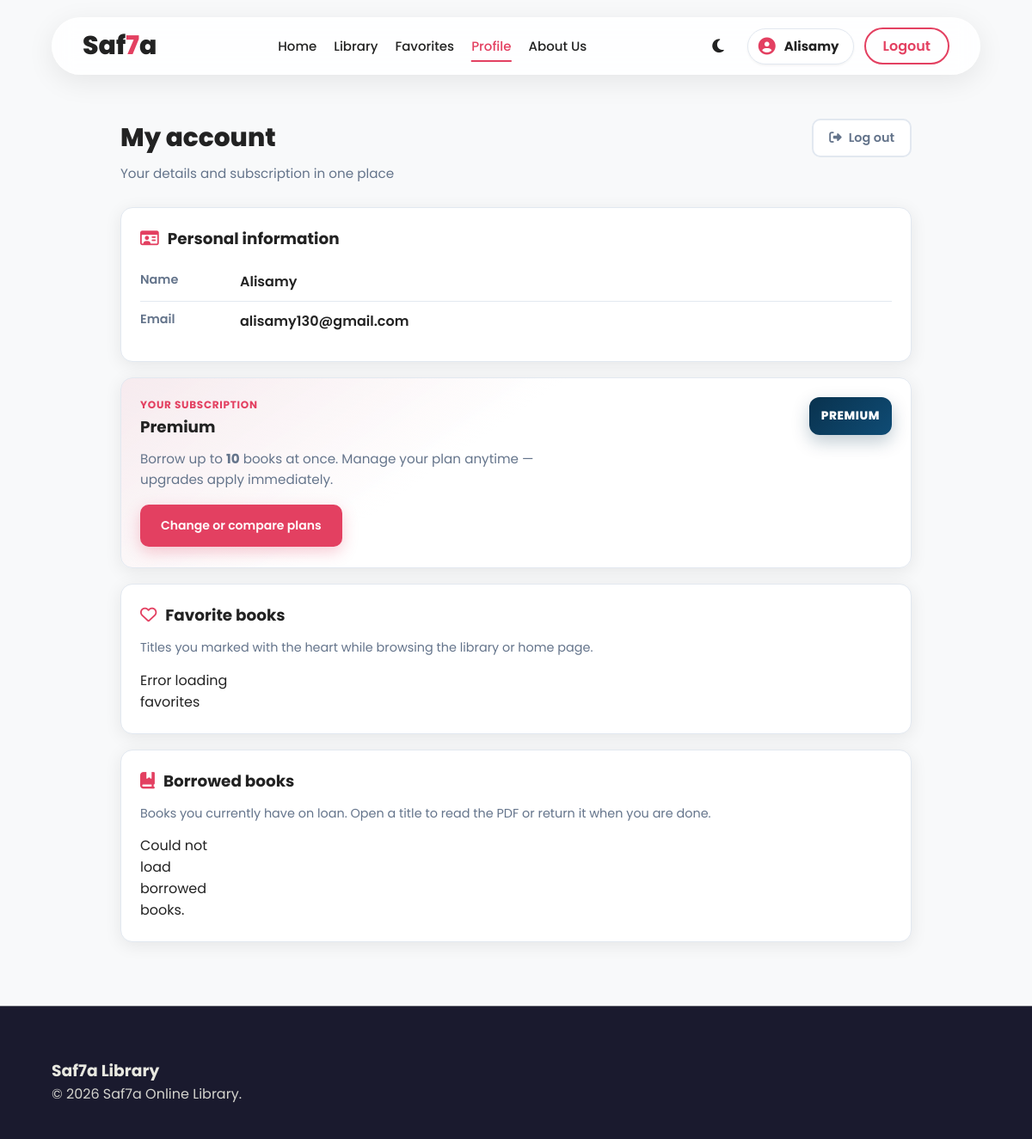
The page /profile/ (signed in) on the database as committed earlier.
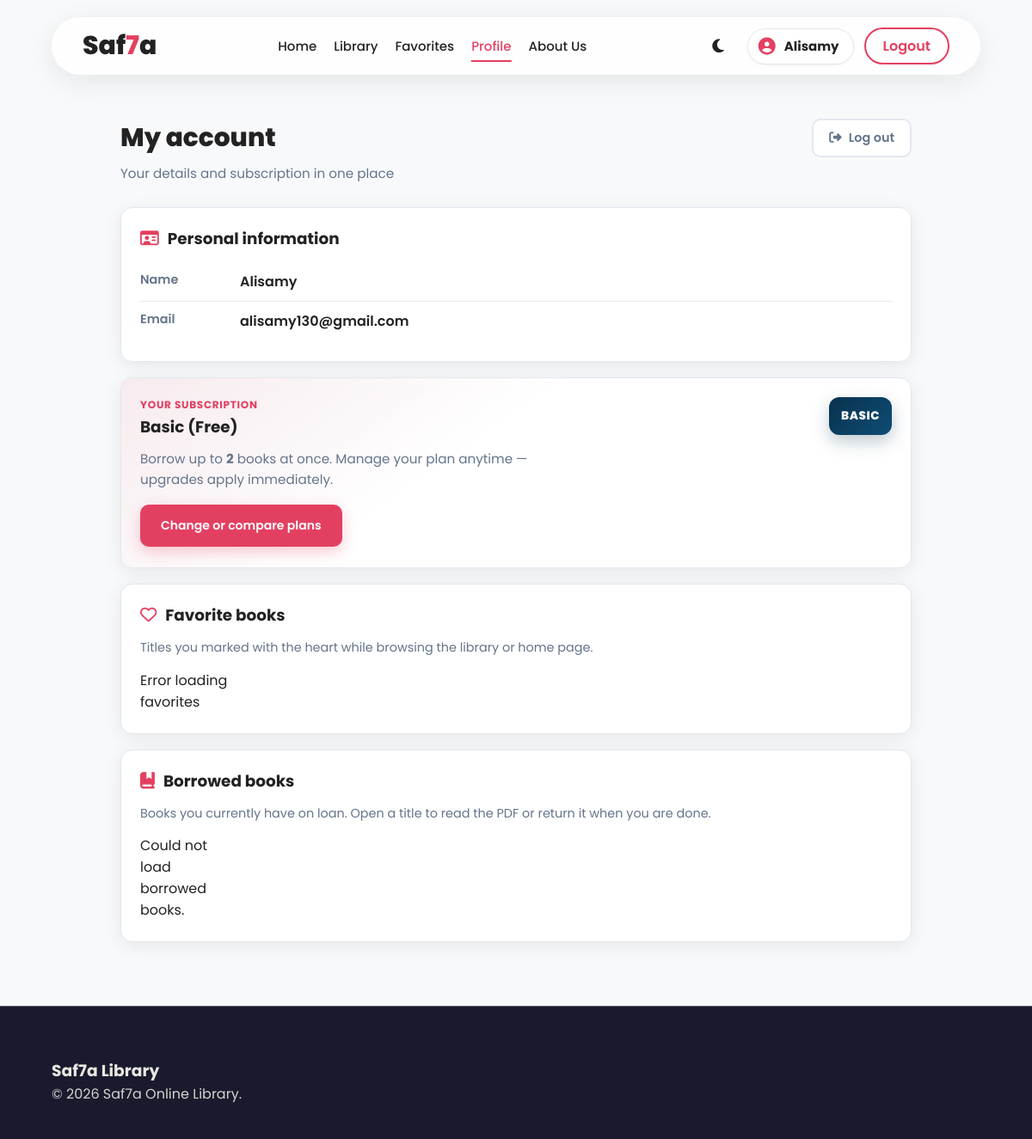
The same page on the database as committed later.
### myapp/models.py (models this page shows, shortened)
class UserPlan(models.Model):
    PLAN_CHOICES = [
        ('basic', 'Basic (Free)'),
        ('standard', 'Standard'),
        ('premium', 'Premium'),
    ]
    user = models.OneToOneField(User, on_delete=models.CASCADE, related_name='user_plan')
    plan_name = models.CharField(max_length=20, choices=PLAN_CHOICES, default='basic')
    start_date = models.DateTimeField(auto_now_add=True)

### myapp/views.py (the view)
# urls.py: path('profile/', views.profile_view, name='profile'),
@login_required(login_url='login')
def profile_view(request):
    plan_name = 'basic'
    if hasattr(request.user, 'user_plan'):
        plan_name = request.user.user_plan.plan_name
    borrow_limit = PLAN_BORROW_LIMITS.get(plan_name, 2)
    context = {
        'user': request.user,
        'current_plan': plan_name,
        'current_plan_label': dict(UserPlan.PLAN_CHOICES).get(plan_name, plan_name),
        'borrow_limit': borrow_limit,
    }
    return render(request, 'profile.html', context)

### templates/profile.html (shortened to what the changed rows need)
{% load static %}
<!DOCTYPE html>
<html lang="en">
<head>
    <link rel="stylesheet" href="https://cdnjs.cloudflare.com/ajax/libs/font-awesome/6.5.1/css/all.min.css">
    <link rel="stylesheet" href="{% static 'css/style.css' %}">
    <link rel="stylesheet" href="{% static 'css/home.css' %}">
    <link rel="stylesheet" href="{% static 'css/heart.css' %}">
    <link rel="stylesheet" href="{% static 'css/profile.css' %}">
</head>
<body>
    <main class="profile-page">
        <header class="profile-header">
            <div class="profile-header-row">
                <div class="profile-header-text">
                    <h1>My account</h1>
                </div>
            </div>
        </header>
        <section class="profile-section" id="personal-section">
            <h2><i class="fa-regular fa-id-card"></i> Personal information</h2>
        </section>
        {% if user.is_staff %}
        <div class="admin-only-area">
            <section class="profile-section admin-banner">
                <h2><i class="fa-solid fa-user-shield"></i> Administrator</h2>
                <p class="profile-hint">Signed in as <strong>{{ user.username }}</strong></p>
            </section>
            <section class="profile-section">
                <h2>Management</h2>
                <div class="buttons">
                    <a href="/admin/" class="profile-action-btn">Django Dashboard</a>
                    <button type="button" class="profile-action-btn profile-action-btn--outline" disabled>Manage books</button>
                </div>
            </section>
        </div>
        {% else %}
        <section class="profile-section profile-subscription-card" id="plan-section">
            <div class="profile-subscription-row">
                <div class="profile-subscription-main">
                    <p class="profile-subscription-label">Your subscription</p>
                    <h2 class="profile-subscription-title">{{ current_plan_label }}</h2>
                    <p class="profile-subscription-meta">Borrow up to <strong>{{ borrow_limit }}</strong> books at once. Manage your plan anytime — upgrades apply immediately.</p>
                </div>
                <div class="profile-subscription-badge" aria-hidden="true">{{ current_plan|upper }}</div>
            </div>
            <div class="profile-subscription-actions">
                <a href="{% url 'plans' %}" class="profile-action-btn profile-action-btn--primary">Change or compare plans</a>
            </div>
        </section>
        <section class="profile-section" id="favorites-section">
            <h2><i class="fa-regular fa-heart"></i> Favorite books</h2>
            <p class="profile-hint">Titles you marked with the heart while browsing the library or home page.</p>
            <div id="profile-favorites-grid" class="profile-favorites-grid"></div>
        </section>
        <section class="profile-section" id="borrowed-section">
            <h2 id="borrowed-heading"><i class="fa-solid fa-book-bookmark"></i> Borrowed books</h2>
            <p class="profile-hint">Books you currently have on loan. Open a title to read the PDF or return it when you are done.</p>
            <div id="profile-borrowed-grid" class="profile-favorites-grid"></div>
        </section>
        {% endif %}
    </main>
</body>
</html>

Rows that differ between the two databases and show on the page:
changed UserPlan: plan_name "PREMIUM" → "BASIC"; plan_name "Premium" → (not shown)
Other text that changed with them:
{{ current_plan_label }}: (not shown) → "Basic (Free)"
{{ borrow_limit }}: "10" → "2"
